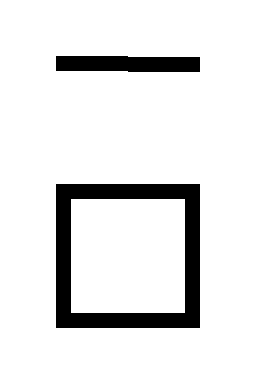

This is a level from a 2D game, rendered from its Tiled map with the project's own tilesets. A one-line summary and the complete map file follow:
An orthogonal 2x3 tile map with 128x128 px tiles, 1 tile layer (Tile Layer 1).

<map version="1.2" tiledversion="1.3.4" orientation="orthogonal" renderorder="right-down" width="2" height="3" tilewidth="128" tileheight="128" infinite="0" nextlayerid="2" nextobjectid="1">
 <tileset firstgid="1" name="g1" tilewidth="128" tileheight="128" tilecount="15" columns="0">
  <grid orientation="orthogonal" width="1" height="1" />
  <tile id="0">
   <image width="128" height="128" source="../tileset/0.bmp" />
  </tile>
  <tile id="1">
   <image width="128" height="128" source="../tileset/1.bmp" />
  </tile>
  <tile id="2">
   <image width="128" height="128" source="../tileset/2.bmp" />
  </tile>
  <tile id="3">
   <image width="128" height="128" source="../tileset/3.bmp" />
  </tile>
  <tile id="4">
   <image width="128" height="128" source="../tileset/4.bmp" />
  </tile>
  <tile id="5">
   <image width="128" height="128" source="../tileset/5.bmp" />
  </tile>
  <tile id="6">
   <image width="128" height="128" source="../tileset/6.bmp" />
  </tile>
  <tile id="7">
   <image width="128" height="128" source="../tileset/7.bmp" />
  </tile>
  <tile id="8">
   <image width="128" height="128" source="../tileset/8.bmp" />
  </tile>
  <tile id="9">
   <image width="128" height="128" source="../tileset/9.bmp" />
  </tile>
  <tile id="10">
   <image width="128" height="128" source="../tileset/10.bmp" />
  </tile>
  <tile id="11">
   <image width="128" height="128" source="../tileset/11.bmp" />
  </tile>
  <tile id="12">
   <image width="128" height="128" source="../tileset/9.bmp" />
  </tile>
  <tile id="13">
   <image width="128" height="128" source="../tileset/13.bmp" />
  </tile>
  <tile id="14">
   <image width="128" height="128" source="../tileset/14.bmp" />
  </tile>
 </tileset>
 <layer id="1" name="Tile Layer 1" width="2" height="3">
  <data encoding="csv">
2,4,
8,9,
7,10
</data>
 </layer>
</map>
